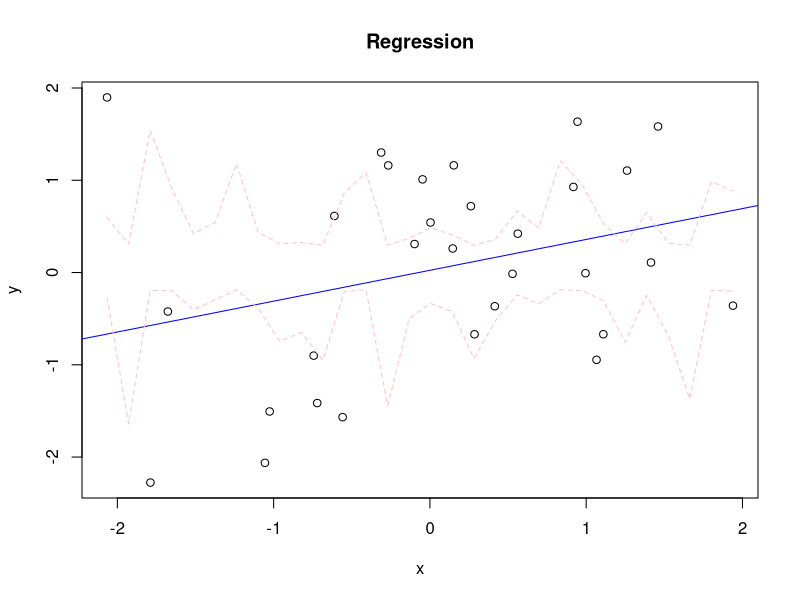

R code for this plot:
# Module for outlier visualization

outliers <- function(x, cl = 0.95, plot = TRUE, out = FALSE, na.remove = FALSE, complete = FALSE){
  
  # Missing data treatment, considered as outliers
  if (na.remove == TRUE){
    for (i in 1:length(x)){
      if(is.na(x[i])){
        x[i] <- 0
      }
    }
  } else if (complete == TRUE){
    x <- complete.cases(x)
  }
  
  z <- -qnorm((1-cl)/2)
  
  ul <- mean(x) + z * sd(x)
  ll <- mean(x) - z * sd(x)
  
  
  xc <- length(x) - quantile(x, 0.1) 
  y <- matrix(NA, length(x), 1)
  
  for (i in 1:length(x)){
    if (x[i] <= ll | x[i] >= ul){
      y[i] <- x[i]
    }
  }
  
  if(out == TRUE){
    print(y[!is.na(y)])  
  }
  
  
  if(plot == TRUE){
    plot(x, type = "l"); points(y, col = "red", pch = 19); abline(h = ul, col = "green"); abline(h=ll, col = "green"); abline(h=mean(x), col = "red"); text(xc, ul, paste("UL=", round(ul, 2))); text(xc, ll, paste("LL=", round(ll, 2)))
    
  }  
  
}

# Cooks distance (Regression)

cookOutliers <- function(x, result = FALSE, plot = FALSE){
  
  
  fit <- lm(x ~ ., data = as.data.frame(x))
  cd <- cooks.distance(fit)
  
  out <- list(desc = summary(fit), outliers = cd[cd > 4*mean(cd, na.rm = T)])
  
  if (result){
    return(list(desc = summary(fit), outliers = cd[cd > 4*mean(cd, na.rm = T)]))
  } 
  
 if (plot){
   plot(cd); abline(h = 4*mean(cd, na.rm = T), col ="red"); text(x = 1:length(cd)+1, y = cd, labels = ifelse(cd > 4*mean(cd, na.rm = T), names(cd), ""), col = "red")
   
 }
   
}

# using CI in regression & prediction

x <- rnorm(30)
y <- rnorm(30)

fit <- lm(y ~ x, data = cbind.data.frame(x, y))

newdat <- as.data.frame(seq(min(x), max(x), length.out = 30))

conf_int <- predict(fit, newdat, interval = "confidence", level = 0.95)

plot(x, y, xlab="x", ylab="y", main="Regression")
abline(fit, col="blue")
matlines(newdat, conf_int[,2:3], col = "pink", lty=2)

# function

regOutliers <- function(x = rnorm(100), y= rnorm(100), newdf=as.data.frame(seq(min(x), max(x), length.out = 100)), ci = 0.999, plot = FALSE, out = FALSE){
  
  fit <- lm(y ~ x, data = cbind.data.frame(x, y))
  
  conf_int <- predict(fit, newdf, interval = "confidence", level = ci)
  
  if(plot){
    plot(x, y, xlab="x", ylab="y", main="Regression"); text(x+0.2, y, row.names(cbind.data.frame(x, y)), cex = 0.5, col = "red")
    abline(fit, col="red")
    matlines(newdf, conf_int[,2:3], col = "blue", lty=2)
    
  }
  if(out){
    return(conf_int)
  }
}